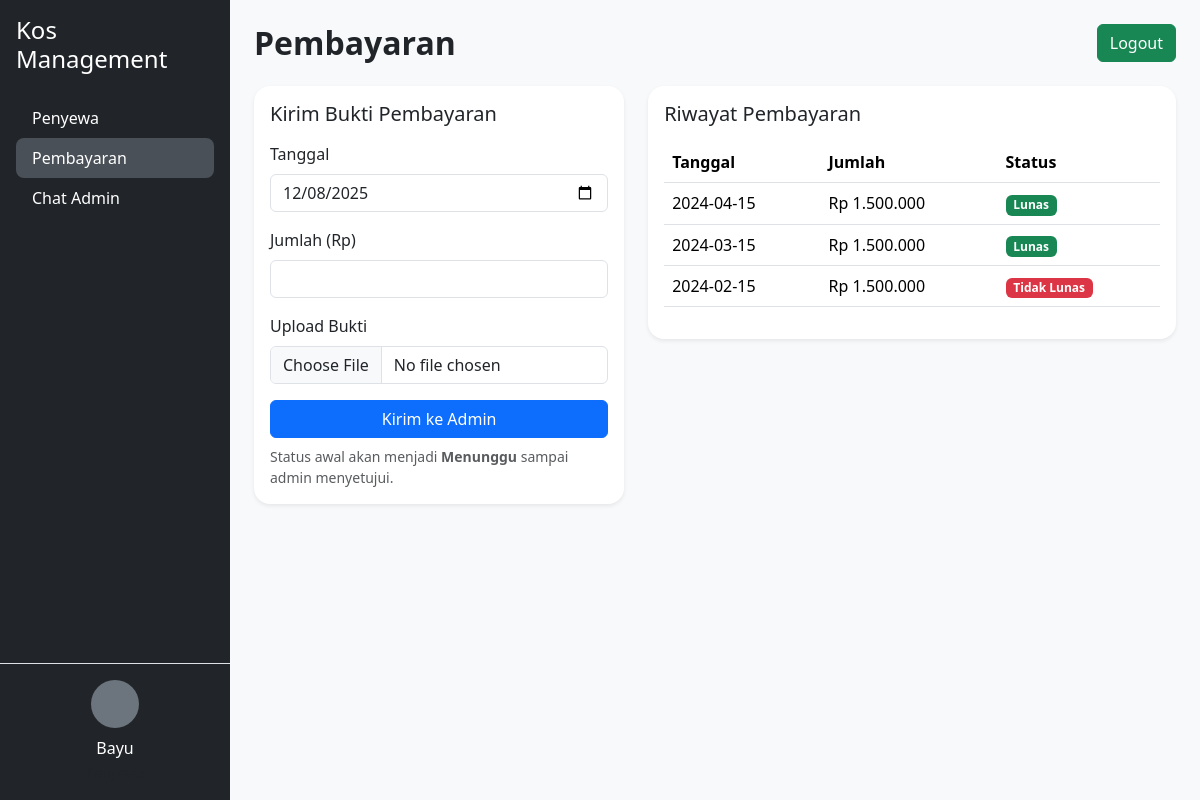
Screenshot of /?r=penyewa/pembayaran (signed in) with the database file from the repository.
### tables this page shows
CREATE TABLE IF NOT EXISTS pembayaran (
    id INT AUTO_INCREMENT PRIMARY KEY,
    user_id INT NOT NULL,
    tanggal DATE NOT NULL,
    jumlah INT NOT NULL,
    status ENUM('menunggu','lunas','tidak_lunas') DEFAULT 'menunggu',
    bukti VARCHAR(255) NULL,
    created_at TIMESTAMP DEFAULT CURRENT_TIMESTAMP,
    CONSTRAINT fk_pembayaran_user FOREIGN KEY (user_id) REFERENCES users(id)
);

### app/Core/Controller.php (called while the page is built)
<?php
class Controller {
    protected function view(string $view, array $data = []) {
        extract($data);
        require __DIR__ . "/../Views/" . $view . ".php";
    }
}

### app/Controllers/Penyewa/PembayaranController.php (called while the page is built, shortened)
<?php
require_once __DIR__ . "/../../Core/Controller.php";
require_once __DIR__ . "/../../Models/Pembayaran.php";
class PenyewaPembayaranController extends Controller {
    public function index() {
        $userId = $_SESSION['user']['id'];
        $pembayaranModel = new Pembayaran();
        $pembayaran = $pembayaranModel->getByUser($userId);
        $this->view("penyewa/pembayaran", compact('pembayaran'));
    }
}

### public/index.php (called while the page is built, shortened)
<?php
$route = $_GET['r'] ?? 'login';
Router::dispatch($route);

### app/Core/Database.php (called while the page is built)
<?php
class Database {
    private static $conn;
    public static function getConnection() {
        if (!self::$conn) {
            $host = "localhost";
            $db   = "kos";
            $user = "root";
            $pass = "";
            $dsn  = "mysql:host=$host;dbname=$db;charset=utf8mb4";
            try {
                self::$conn = new PDO($dsn, $user, $pass, [
                    PDO::ATTR_ERRMODE => PDO::ERRMODE_EXCEPTION,
                    PDO::ATTR_DEFAULT_FETCH_MODE => PDO::FETCH_ASSOC,
                ]);
            } catch (PDOException $e) {
                die("Database error: " . $e->getMessage());
            }
        }
        return self::$conn;
    }
}

### app/Models/Pembayaran.php (called while the page is built, shortened)
<?php
require_once __DIR__ . "/../Core/Database.php";
class Pembayaran {
    private $db;
    public function __construct() {
        $this->db = Database::getConnection();
    }
    public function getByUser(int $userId) {
        $stmt = $this->db->prepare("SELECT * FROM pembayaran WHERE user_id=? ORDER BY tanggal DESC");
        $stmt->execute([$userId]);
        return $stmt->fetchAll();
    }
}

### app/Views/penyewa/pembayaran.php (the view, shortened to what this page needs)
<?php
require __DIR__ . "/../layouts/header.php";
require __DIR__ . "/../layouts/sidebar_penyewa.php";
?>
<div class="row g-4">
    <div class="col-md-5">
        <div class="card shadow-sm border-0">
            <div class="card-body">
                <h5 class="mb-3">Kirim Bukti Pembayaran</h5>
                <form method="post" action="/?r=penyewa/pembayaran_kirim" enctype="multipart/form-data">
                    <div class="mb-3">
                        <label class="form-label">Tanggal</label>
                        <input type="date" name="tanggal" class="form-control" value="<?php echo date('Y-m-d'); ?>">
                    </div>
                    <div class="mb-3">
                        <label class="form-label">Jumlah (Rp)</label>
                        <input type="number" name="jumlah" class="form-control" required>
                    </div>
                    <div class="mb-3">
                        <label class="form-label">Upload Bukti</label>
                        <input type="file" name="bukti" class="form-control">
                    </div>
                    <button class="btn btn-primary w-100">Kirim ke Admin</button>
                    <small class="text-muted d-block mt-2">
                        Status awal akan menjadi <strong>Menunggu</strong> sampai admin menyetujui.
                    </small>
                </form>
            </div>
        </div>
    </div>
    <div class="col-md-7">
        <div class="card shadow-sm border-0">
            <div class="card-body">
                <h5 class="mb-3">Riwayat Pembayaran</h5>
                <div class="table-responsive">
                    <table class="table align-middle">
                        <thead>
                            <tr>
                                <th>Tanggal</th>
                                <th>Jumlah</th>
                                <th>Status</th>
                            </tr>
                        </thead>
                        <tbody>
                        <?php foreach ($pembayaran as $p): ?>
                            <tr>
                                <td><?php echo htmlspecialchars($p['tanggal']); ?></td>
                                <td>Rp <?php echo number_format($p['jumlah'],0,',','.'); ?></td>
                                <td>
                                    <?php if ($p['status']==='lunas'): ?>
                                        <span class="badge bg-success">Lunas</span>
                                    <?php elseif ($p['status']==='tidak_lunas'): ?>
                                        <span class="badge bg-danger">Tidak Lunas</span>
                                    <?php else: ?>
                                        <span class="badge bg-warning text-dark">Menunggu</span>
                                    <?php endif; ?>
                                </td>
                            </tr>
                        <?php endforeach; ?>
                        </tbody>
                    </table>
                </div>
            </div>
        </div>
    </div>
</div>
<?php require __DIR__ . "/../layouts/footer.php"; ?>

### public/assets/css/style.css (style rules this page uses)
body { font-family: system-ui, -apple-system, BlinkMacSystemFont, "Segoe UI", sans-serif; }
.card { border-radius: 1rem; }

### rows the page displays
pembayaran: tanggal "2024-04-15", jumlah "1.500.000", status "Lunas"
pembayaran: tanggal "2024-03-15", jumlah "1.500.000", status "Lunas"
pembayaran: tanggal "2024-02-15", jumlah "1.500.000", status "Tidak Lunas"

### other values shown
$userSession['name'] "Bayu"
$pageTitle "Pembayaran"
